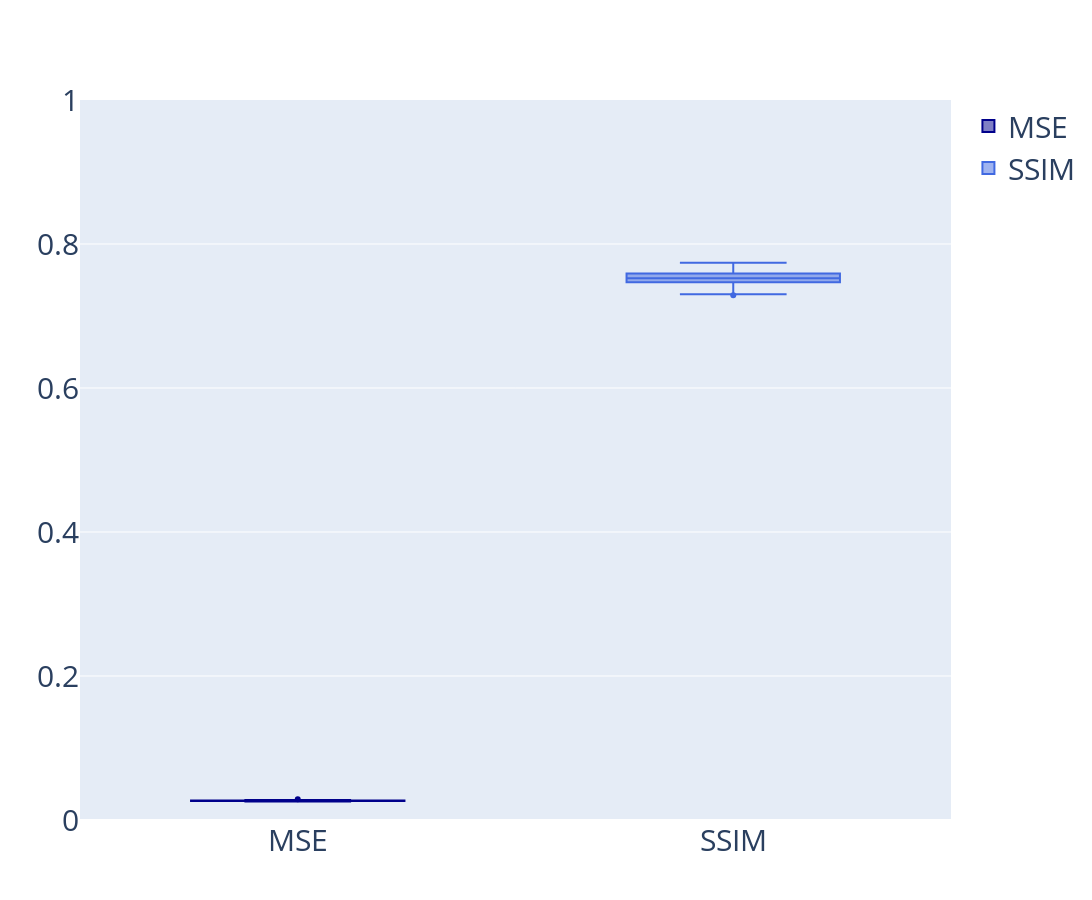

Here is the notebook cell this chart was saved with:
### Code cell
y0 = df.mse
y1 = df.ssim

fig = go.Figure()
fig.add_trace(go.Box(y=y0, name='MSE',
                marker_color = 'darkblue'))
fig.add_trace(go.Box(y=y1, name = 'SSIM',
                marker_color = 'royalblue'))
fig.update_layout(
    autosize=False,
    width=1200,
    height=900,
    yaxis=dict(
        # title_text="Y-axis Title",
        # ticktext=["Very long label", "long label", "3", "label"],
        # tickvals=,
        tickmode="array",
        titlefont=dict(size=30),
    ),
    yaxis_range=[0,1],
    font=dict(size=30),
)
fig.show(renderer="jupyterlab")
# fig.write_image(RUN_DIR + f'boxplot_metrics_snr_{model.params["snr"]}.png')
